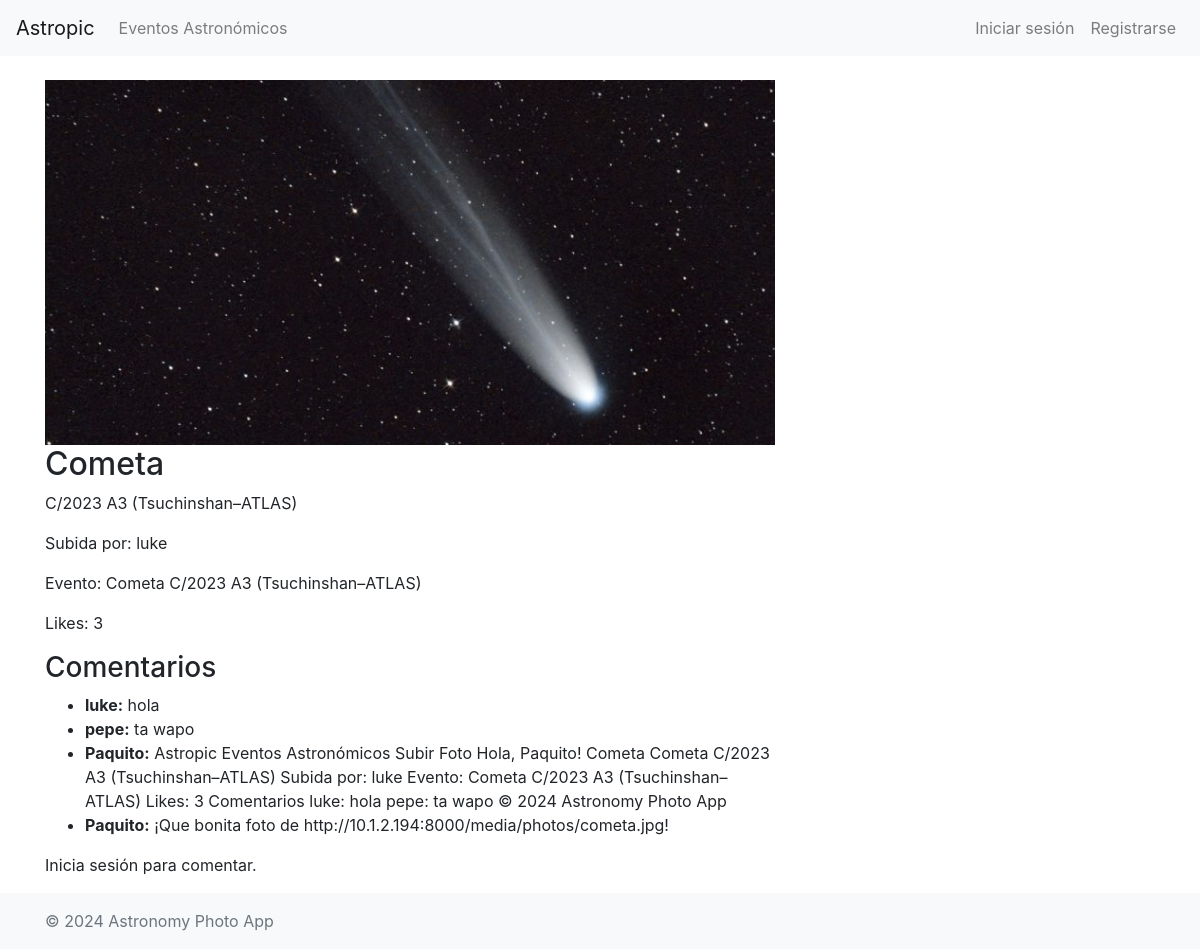
The page /photo/3/ on the database its author committed.
### astropic/models.py (models this page shows, shortened)
class Photo(models.Model):
    title = models.CharField(max_length=255)
    description = models.TextField(blank=True)
    image = models.ImageField(upload_to='photos/', blank=True)
    user = models.ForeignKey(User, on_delete=models.CASCADE)
    event = models.ForeignKey('AstronomicalEvent', null=True, blank=True, on_delete=models.SET_NULL)
    created_at = models.DateTimeField(auto_now_add=True)
    visits = models.IntegerField(default=0)

class AstronomicalEvent(models.Model):
    name = models.CharField(max_length=255)
    description = models.TextField(blank=True)
    event_date = models.DateField()

class Comment(models.Model):
    user = models.ForeignKey(User, on_delete=models.CASCADE)
    photo = models.ForeignKey(Photo, on_delete=models.CASCADE)
    comment = models.TextField()
    created_at = models.DateTimeField(auto_now_add=True)

### astropic/views.py (the view)
# urls.py: path('photo/<int:pk>/', PhotoDetailView.as_view(), name='photo-detail'),
class PhotoDetailView(DetailView):
    model = Photo
    template_name = 'photos/photo_detail.html'
    context_object_name = 'photo'
    def get_context_data(self, **kwargs):
        context = super().get_context_data(**kwargs)
        context['comments'] = Comment.objects.filter(photo=self.object)
        context['like_count'] = Like.objects.filter(photo=self.object).count()
        return context
    def get_object(self, queryset = None):
        photo = super().get_object(queryset)
        photo.visits += 1
        photo.save()
        return photo

### astropic/templates/photos/photo_detail.html (shortened to what this page needs)
{% extends 'base.html' %}
{% block content %}
    <div class="row">
        <div class="col-md-8">
            <img src="{{ photo.image.url }}" class="img-fluid" alt="{{ photo.title }}">
            <h2>{{ photo.title }}</h2>
            <p>{{ photo.description }}</p>
            <p>Subida por: {{ photo.user.username }}</p>
            <p>Evento:
                {% if photo.event %}
                    {{ photo.event.name }}
                {% else %}
                    Sin evento
                {% endif %}
            </p>
            <p>Likes: <span id="like-count">{{ like_count }}</span></p>
            <h3>Comentarios</h3>
            <ul>
                {% for comment in comments %}
                    <li><strong>{{ comment.user.username }}:</strong> {{ comment.comment }}</li>
                {% empty %}
                    <li>No hay comentarios.</li>
                {% endfor %}
            </ul>
            {% if user.is_authenticated %}
            <form action="{% url 'add-comment' photo.pk %}" method="post">
                {% csrf_token %}
                <div class="form-group">
                    <textarea name="comment" class="form-control" rows="3" placeholder="Escribe un comentario"></textarea>
                </div>
                <button type="submit" class="btn btn-primary">Agregar comentario</button>
            </form>
            {% else %}
                <p>Inicia sesión para comentar.</p>
            {% endif %}
        </div>
    </div>
{% endblock %}

### rows shown on the page
Photo: image (picture), title "Cometa", description "C/2023 A3 (Tsuchinshan–ATLAS)", user.username "luke", event.name "Cometa C/2023 A3 (Tsuchinshan–ATLAS)"
Comment: user.username "luke", comment "hola"
Comment: user.username "pepe", comment "ta wapo"
Comment: user.username "Paquito", comment "Astropic Eventos Astronómicos Subir Foto Hola, Paquito! Cometa Cometa C/2023 A3 (Tsuchinshan–ATLAS) Subida por: luke Evento: Cometa C/2023 A3 (Tsuchinshan–ATLAS) Likes: 3 Comentarios luke: hola pepe: ta wapo © 2024 Astronomy Photo App"
Comment: user.username "Paquito", comment "¡Que bonita foto de http://10.1.2.194:8000/media/photos/cometa.jpg!"

### other values the page prints
{{ like_count }} "3"
